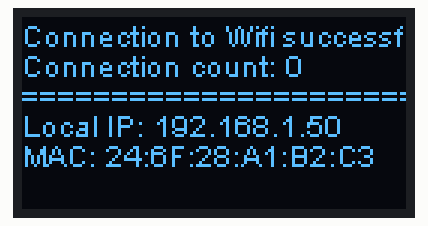
Bench run of a sketch on a simulated ESP32. Parts: 128×64 one-colour display. WiFi joins after 1.5 s; servers stay silent unless stated.

Above: at 10.4 s.

The sketch:

sketch_apr06a.ino
```cpp
/*
 *
 *
 */

#include <heltec.h>
#include <WiFi.h>

const char* ssid     = "Livebox-681C";
const char* password = "43E13C340F4222E66C12499CE7";

int connectionCount = 0;

#define BAND    433E6  //you can set band here directly,e.g. 868E6,915E6

WiFiServer server(80);

//
void setup() {

  // put your setup code here, to run once:
  Heltec.begin(true /*DisplayEnable Enable*/, true /*Heltec.LoRa Disable*/, true /*Serial Enable*/, true /*PABOOST Enable*/, BAND /*long BAND*/);

  //
  Heltec.display->flipScreenVertically();
  Heltec.display->setFont(ArialMT_Plain_10);

  //
  Heltec.display->clear();

  //
  WiFi.begin(ssid, password);

  //
  delay(10000);
}

//
void loop() {

  //
  if(WiFi.status() == WL_CONNECTED){

    //
    Heltec.display->setTextAlignment(TEXT_ALIGN_LEFT);
    Heltec.display->setFont(ArialMT_Plain_10);
    Heltec.display->drawString(0, 0, "Connection to Wifi successful...");

    //
    WiFiClient client = server.available();

    //
    if(client){

      connectionCount = connectionCount + 1;
    }

    //
    Heltec.display->drawString(0, 10, "Connection count: " + String(connectionCount));

    //
    Heltec.display->drawString(0, 20, "==============================");

    //
    Heltec.display->drawString(0, 30, "Local IP: " + WiFi.localIP().toString());
    Heltec.display->drawString(0, 40, "MAC: " + WiFi.macAddress());

    //
    Heltec.display->display();

    //
    Heltec.display->clear();

  } else {

    Heltec.display->setTextAlignment(TEXT_ALIGN_LEFT);
    Heltec.display->setFont(ArialMT_Plain_10);
    Heltec.display->drawString(0, 0, "Sorry, but not connected...");

    Heltec.display->display();

    //
    WiFi.begin(ssid, password);

    //
    delay(10000);

    //
    Heltec.display->clear();
  }
}
```
